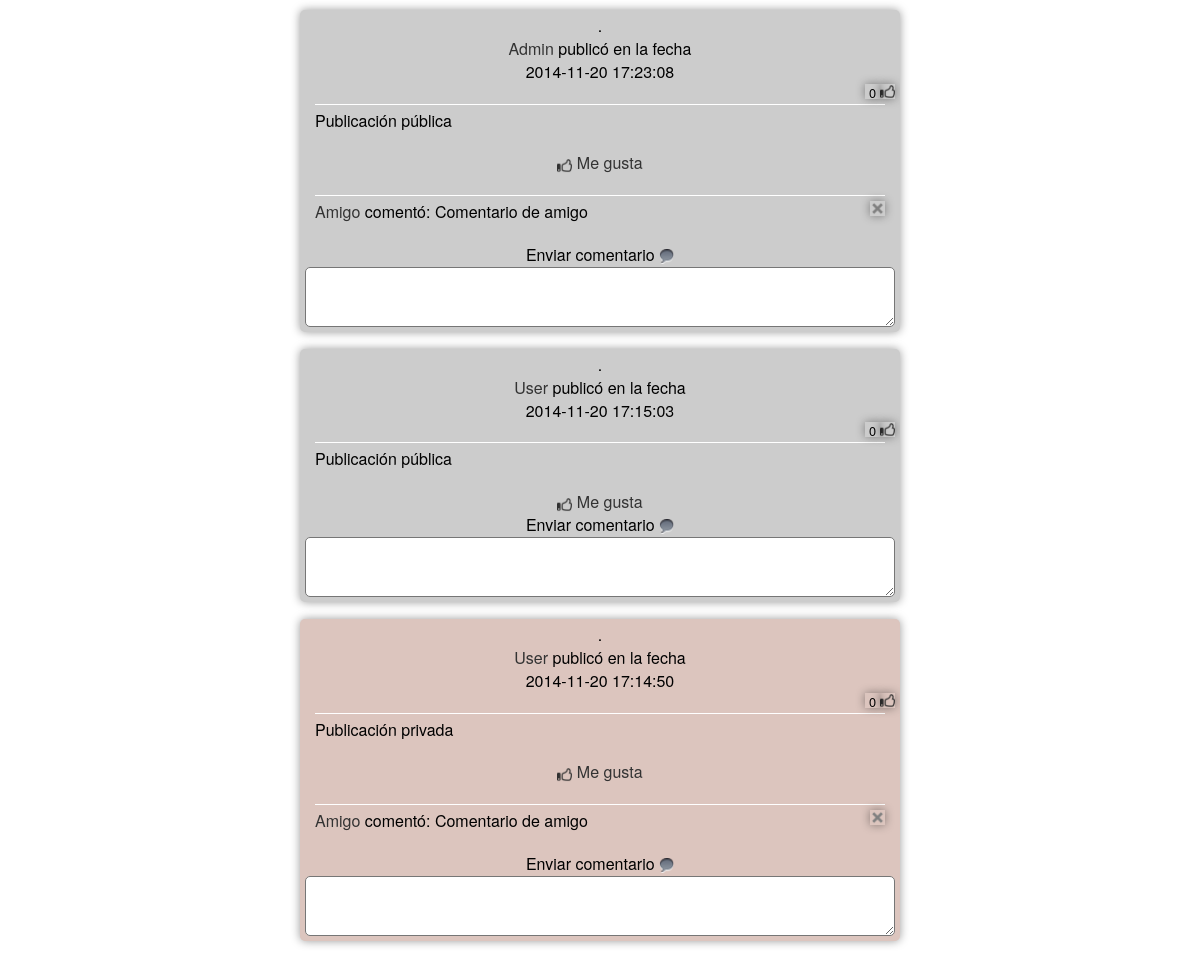
/wall.php (signed in), run on the app's committed database.
### tables this page shows
CREATE TABLE IF NOT EXISTS `wall_entry` (
`id_wall_entry` int(11) NOT NULL,
  `date` datetime DEFAULT NULL,
  `message` varchar(500) DEFAULT NULL,
  `visibility` varchar(7) DEFAULT NULL,
  `image` int(11) DEFAULT NULL,
  `image_name` varchar(100) DEFAULT NULL,
  `video` varchar(200) DEFAULT NULL,
  `email_owner` varchar(45) NOT NULL
);

CREATE TABLE IF NOT EXISTS `user` (
  `email` varchar(45) NOT NULL,
  `name` varchar(45) DEFAULT NULL,
  `position` varchar(45) DEFAULT NULL,
  `sector` varchar(45) DEFAULT NULL,
  `country` varchar(45) DEFAULT NULL,
  `phone` int(11) DEFAULT NULL,
  `job_place_x` double DEFAULT NULL,
  `job_place_y` double DEFAULT NULL,
  `admin` tinyint(1) DEFAULT NULL,
  `deleted` tinyint(1) DEFAULT NULL,
  `password` varchar(20) NOT NULL,
  `image` varchar(45) NOT NULL
);

CREATE TABLE IF NOT EXISTS `comment` (
`id_comment` int(11) NOT NULL,
  `message` varchar(200) DEFAULT NULL,
  `date` datetime DEFAULT NULL,
  `deleted` tinyint(1) DEFAULT NULL,
  `id_wall_entry` int(11) NOT NULL,
  `user_email` varchar(45) NOT NULL
);

### wall.php (the view, shortened to what this page needs)
<?php
$con=mysqli_connect("127.0.0.1","root","","social_network");
if(!isset($_SESSION["login"])){
	mysqli_close($con);
	header("location:login.php");
} else {
	$login=$_SESSION["login"];
	list($usu,$pass)=explode("-",$login);
	$sql="	SELECT *
		FROM user
		WHERE email=\"$usu\"
		AND password=\"$pass\"";
	$result = mysqli_query($con, $sql);
	$user = mysqli_fetch_array($result);
}
$sql = "SELECT id_wall_entry,date,message,visibility,wall_entry.image AS imagen,image_name,video,email_owner,name FROM wall_entry
	INNER JOIN friendship ON email_owner = email_added
	INNER JOIN user ON email_owner = email
	WHERE email_adder ='".$usu."'
	ORDER BY date DESC;";
$entries = mysqli_query($con, $sql);
?>
<!DOCTYPE html PUBLIC "-//W3C//DTD XHTML 1.0 Transitional//EN" "http://www.w3.org/TR/xhtml1/DTD/xhtml1-transitional.dtd">
<html xmlns="http://www.w3.org/1999/xhtml">
<head>
	<link href="css/elements-style.css" type="text/css" rel="stylesheet" media="screen">
	<link href="css/classes.css" type="text/css" rel="stylesheet" media="screen">
    <link href="css/bootstrap.css" type="text/css" rel="stylesheet" media="screen"/>
</head>
<body>
    	<center>
        	  <?php
				for($i=0;$i<mysqli_num_rows($entries);$i++){
					$entry = mysqli_fetch_array($entries);
					$origin = 'wall.php?anchor=post_'.$entry['id_wall_entry'];
					$sql = "SELECT * FROM friendship WHERE email_adder='".$entry['email_owner']."' AND email_added='".$usu."' LIMIT 1";
					$result = mysqli_query($con, $sql);
					if($entry['visibility']=='FRIENDS' & mysqli_num_rows($result)==0 & $user['admin']==0){
					} else {
						if($entry['visibility']=='ALL'){
							$class = "element-box";
						}else {
							$class = "element-red-box";
						}
						$image = "";
						$overlay = "";
						$video = "";
						$sql = "SELECT * FROM comment
								INNER JOIN user ON email=user_email
								WHERE id_wall_entry='".$entry['id_wall_entry']."'";
						$result2 = mysqli_query($con, $sql);
						$comments = " ";
						for($j=0;$j<mysqli_num_rows($result2);$j++){
							$comment = mysqli_fetch_array($result2);
							$delete_comment = "";
							if(isset($_SESSION['login_admin']) or $user['email']==$comment['user_email']){
								$delete_comment = '<img class="sendImage" src="img/delete.png" onclick="submitForm(\'com_'.$comment['id_comment'].'\')"/>
												<form action="php/logica_delcomment.php" method="post" name="com_'.$comment['id_comment'].'" id="com_'.$comment['id_comment'].'">
													<textarea name="origin" style="display:none;">'.$origin.'</textarea>
													<textarea name="id_comment" style="display:none;">'. $comment['id_comment'] .'</textarea>
												</form>';
							}
							$comments = $comments .
										'<div class="message">
											<a href="profile.php?email=' . $comment['user_email'] . '">
												<span> '.$comment['name'].'</span>
											</a>
											 comentó:
											'. $comment['message'] .$delete_comment.'
										</div> ';
						}
						$sql = "SELECT * FROM like_wall
								WHERE id_wall_entry='".$entry['id_wall_entry']."'
								AND user_email='".$user['email']."'";
						$result3 = mysqli_query($con,$sql);
						if(mysqli_num_rows($result3)==0){
							$like = "Me gusta";
						} else {
							$like = "Ya no me gusta";
						}
						$sql = "SELECT COUNT(*) AS like_count
								FROM wall_entry
								INNER JOIN like_wall ON wall_entry.id_wall_entry = like_wall.id_wall_entry
								WHERE like_wall.id_wall_entry = '". $entry['id_wall_entry']."'";
						$likeresult = mysqli_query($con,$sql);
						$likes = mysqli_fetch_array($likeresult);
						$like_count = $likes['like_count'];
						$delete_post = "";
						echo $overlay.'<div class="'. $class .'">'.
							'.<a name="post_'.$entry['id_wall_entry'].'"> </a> '.$delete_post .'
								<div class="heading">
									<div class="date">
											<a href="profile.php?email=' . $entry['email_owner'] . '">
												<span> '.$entry['name'].'</span>
											</a>   publicó en la fecha </br>' . $entry['date'] . '</div>
								</div>
									<img href="#" class="sendImage" src="img/like.png"></img >
								<span class="sendImage"> ' . $like_count . ' </span>
								<div class="message"> '. $entry['message'] .' </div>'
								.$image.$video
								.'<div class="footer">
									<img href="#" class="smallImage" src="img/like.png"></img> <a href="php/logica_like.php?type='.$like.'&origin='.$origin.'&id_wall_entry='.$entry['id_wall_entry'].'">' .$like. '</a> <br>
									'.$comments.'
									<span style="margin-top:3%;"> Enviar comentario </spain>
									<img class="smallImage" src="img/comment.png" onclick="submitForm(\''.$entry['id_wall_entry'].'\')"/>
            						<form action="php/logica_comment.php" method="post" name="'.$entry['id_wall_entry'].'" id="'.$entry['id_wall_entry'].'">
										<textarea name="origin" style="display:none;">'.$origin.'</textarea>
										<textarea name="id_wall_entry" style="display:none;">'. $entry['id_wall_entry'] .'</textarea>
										<textarea name="comment"></textarea>
									</form>
								</div>
							</div>';
					}
				}
			?>
        </center>
</body>
</html>

### css/classes.css (style rules this page uses)
textarea { border-radius: 5px 5px 5px 5px; width:100%; max-width:600px; height:60px; display:block; }
.element-box { margin:10px 0px 17px 0px; position: relative; box-shadow: 0 0 10px rgba(0,0,0,0.4); overflow:hidden; background-color:#CCC; max-width:600px; padding:5px; border-radius: 5px 5px 5px 5px; }
.element-red-box { margin:10px 0px 17px 0px; position: relative; box-shadow: 0 0 10px rgba(0,0,0,0.4); overflow:hidden; background-color:#DCC5BE; max-width:600px; padding:5px; border-radius: 5px 5px 5px 5px; }
.heading { width:250px;; }
.footer { margin:0; padding:0; }
.sendImage { height: 15px; width: 15px; float:right; box-shadow: 0 0 10px rgba(0,0,0,0.4); font-size:0.8em; }
.smallImage { height: 15px; width: 15px; }
.message { border-top: solid; border-color: white; border-width: thin; padding-top:5px; margin: 20px 10px 20px 10px; text-align:left; }

### data on the page
wall_entry: email_owner.name "Admin", date "2014-11-20 17:23:08", like_count "0", message "Publicación pública", like "Me gusta", user.name "Amigo", comment.message "Comentario de amigo"
wall_entry: email_owner.name "User", date "2014-11-20 17:15:03", like_count "0", message "Publicación pública", like "Me gusta"
wall_entry: email_owner.name "User", date "2014-11-20 17:14:50", like_count "0", message "Publicación privada", like "Me gusta", user.name "Amigo", comment.message "Comentario de amigo"
